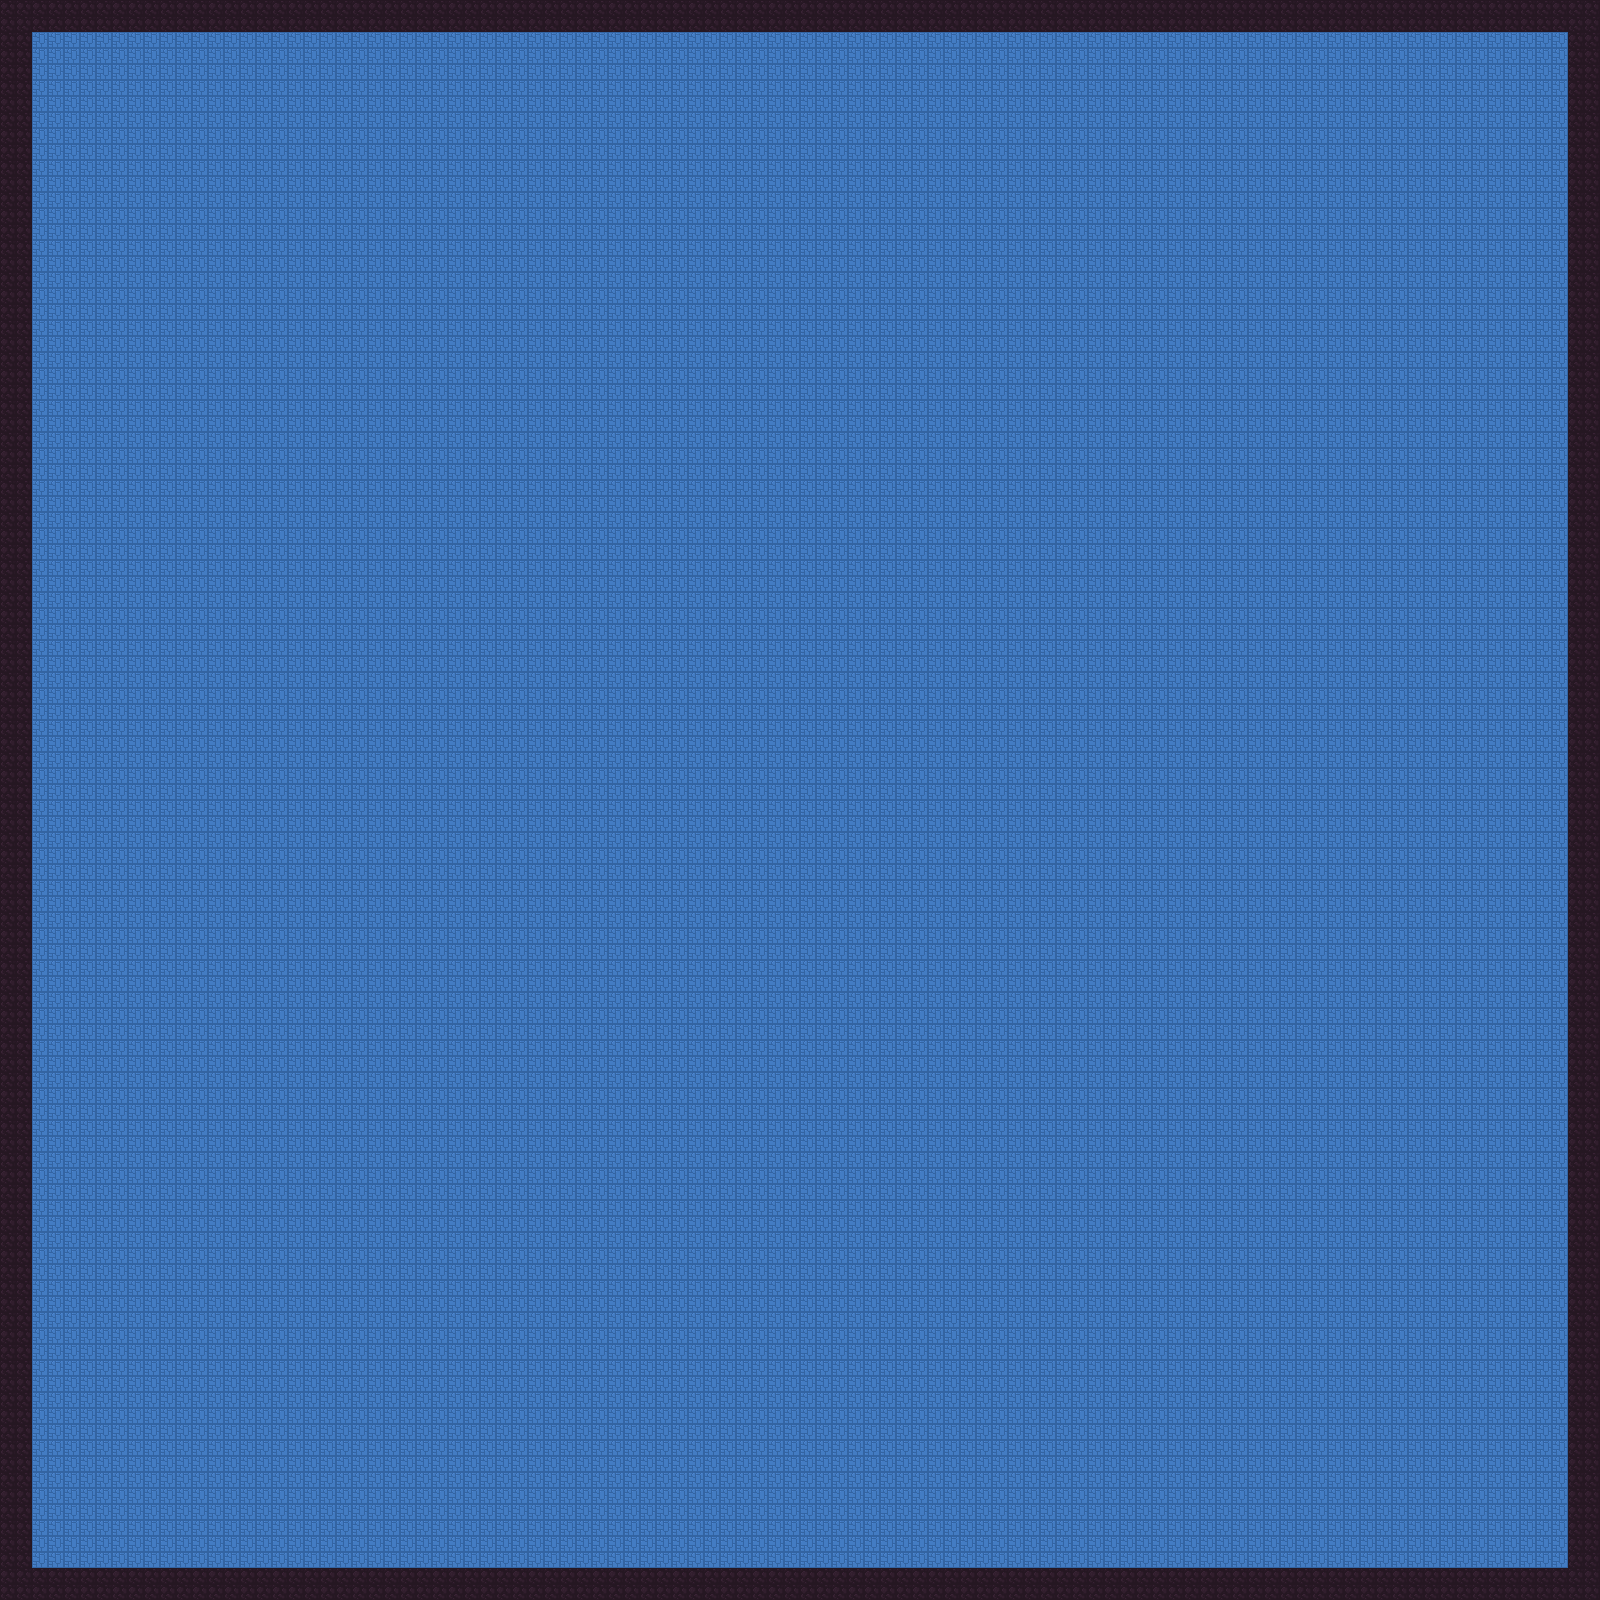

The image is a tile-based game level rendered from a .tmx file. Its description and source (layers, tilesets, objects; grid data summarised) follow:
An orthogonal 100x100 tile map with 16x16 px tiles, 3 tile layers (Collision, Background, Foreground) and 2 objects (exit, player_start).

<map version="1.0" tiledversion="1.0.2" orientation="orthogonal" renderorder="right-down" width="100" height="100" tilewidth="16" tileheight="16" nextobjectid="4">
 <tileset firstgid="1" source="tl.tsx" />
 <layer name="Collision" width="100" height="100">
  <data>[10000 cells, 0 non-empty, 0 distinct tile ids]</data>
 </layer>
 <layer name="Background" width="100" height="100">
  <data>[10000 cells, 10000 non-empty, 1 distinct tile ids]</data>
 </layer>
 <layer name="Foreground" width="100" height="100">
  <data>[10000 cells, 784 non-empty, 1 distinct tile ids]</data>
 </layer>
 <objectgroup name="Objects">
  <object id="1" name="Exit" type="exit" x="716" y="34" width="78" height="58" />
  <object id="3" name="Start" type="player_start" x="310" y="250" width="24" height="22" />
 </objectgroup>
</map>
